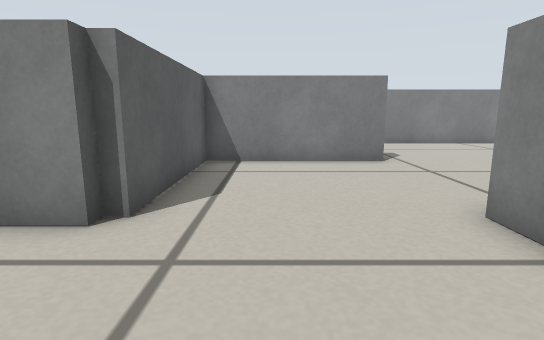
View 1 (above)

18 first-person views from a walk through a robot-simulator world made for Gazebo. The camera is 0.29 m above the floor, tilts 10° down and sees 80° across. The floor is counted in squares, 0.2 m on a side. Each view is taken from the middle of a square. On the plan, view 1 faces up. The plan holds only what a view shows up to about 15 squares ahead; the rest is blank.

View 2
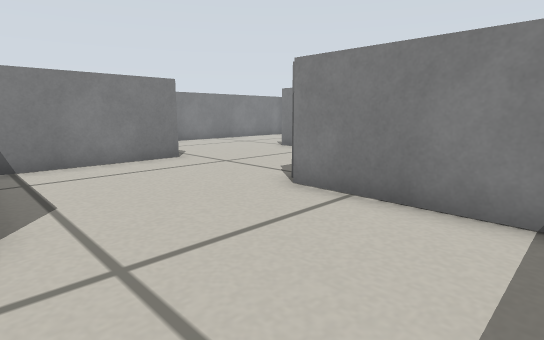

View 3
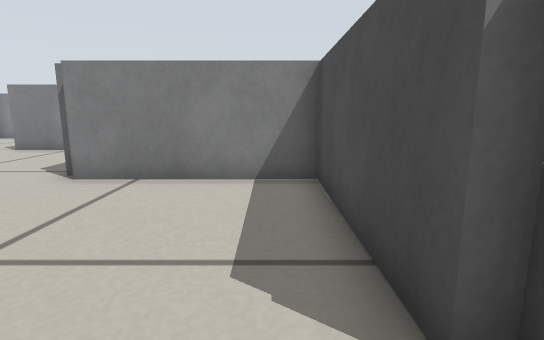

View 4
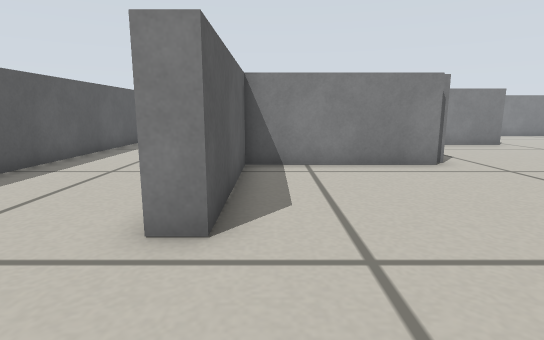

View 5
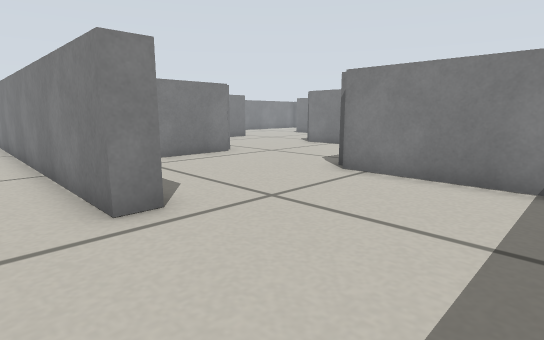

View 6
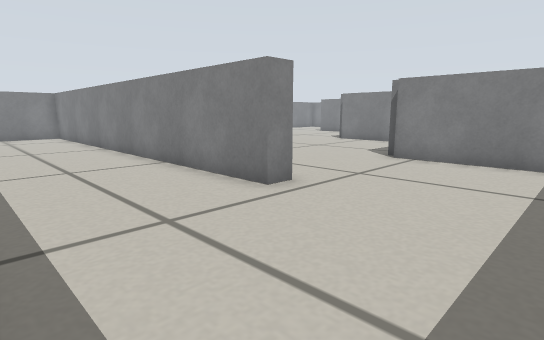

View 7
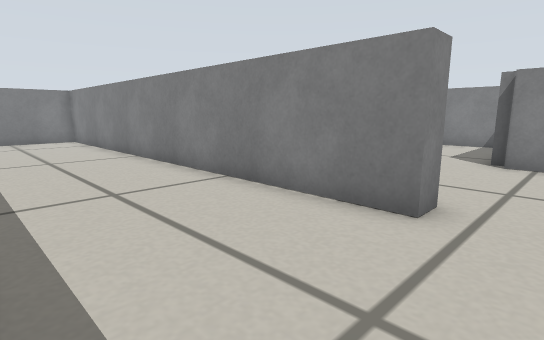

View 8
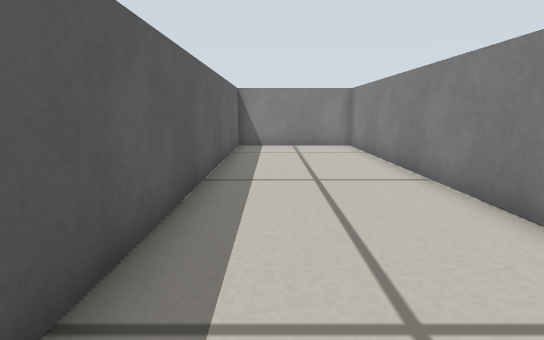

View 9
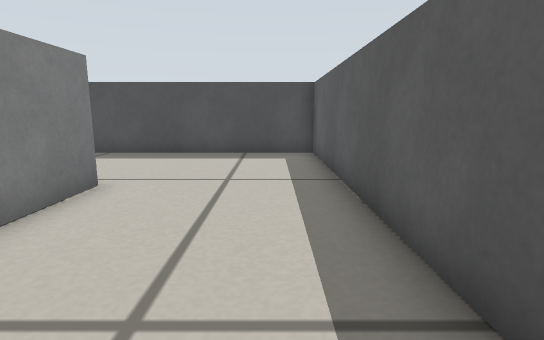

View 10
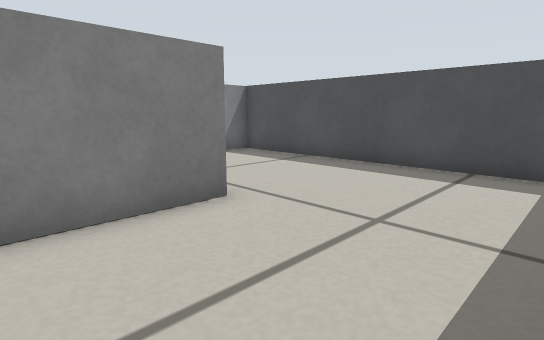

View 11
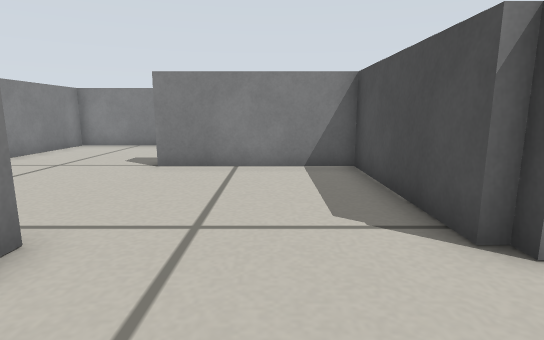

View 12
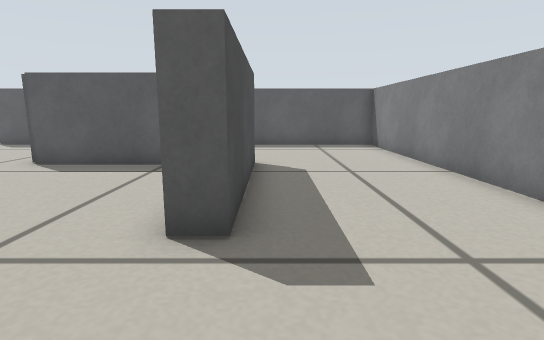

View 13
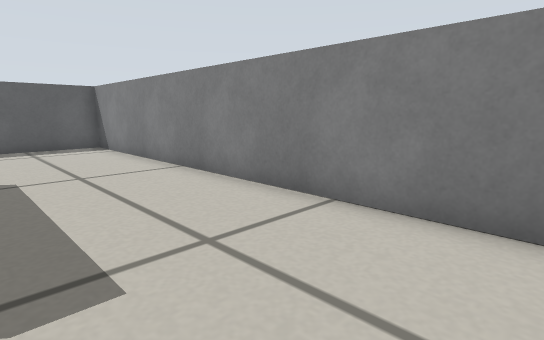

View 14
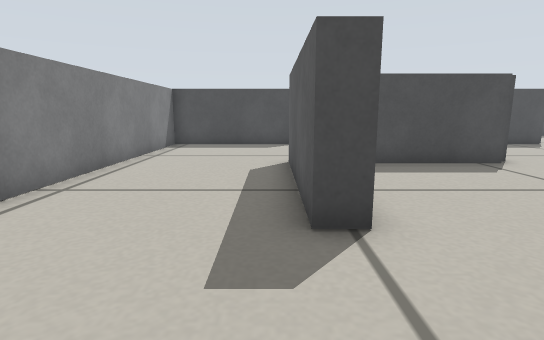

View 15
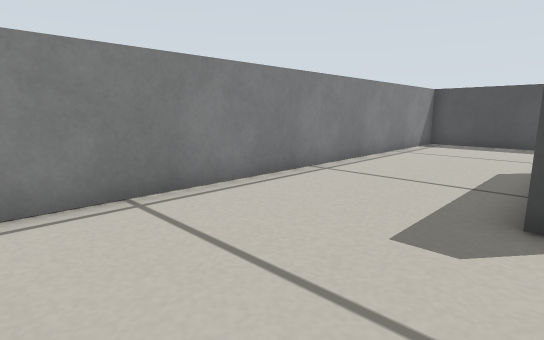

View 16
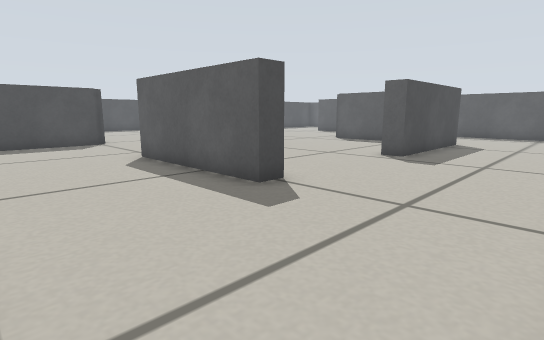

View 17
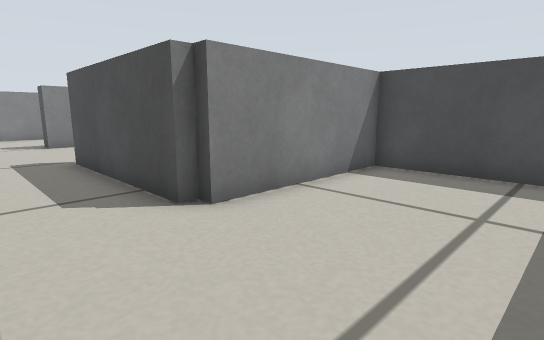

View 18
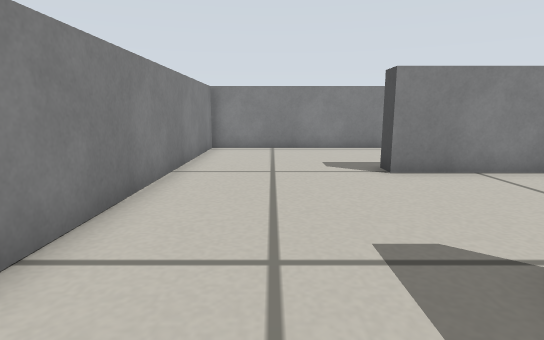

### Floor plan
Points are (right, up) in squares from view 1. A wall is a line through its corners. A room is listed if a view was taken in it or the views show most of it. See-through windows are left out.
Room 1 (views 1, 2)
walls: (-2.4, 4) (-3.6, 4); (-2.4, -1) (3, -1) (3, 3.4)
ways out: opening at (-2.5, 1.5) to room 2; opening at (0.5, 4.5) to room 5
Room 2 (view 3)
walls: (-3.6, 4) (-7.7, 4) (-7.7, -1.4)
ways out: opening at (-2.5, 1.5) to room 1; opening at (-5.5, -1) to room 3
Room 3 (view 4)
walls: (-7.7, -1.4) (-8.5, -1.4); (-8.6, -6.8) (-2.7, -6.8) (-2.7, -1.4)
ways out: opening at (-5.5, -1) to room 2; opening at (-8, -4) to room 4
Room 4 (views 5, 6, 7, 8, 9, 10)
walls: (-8.5, -1.4) (-8.5, 15.5) (-13.5, 15.5) (-13.5, -6.8) (-8.6, -6.8)
ways out: opening at (-8, -4) to room 3
Room 5 (view 11)
walls: (2.4, 9.7) (-2, 9.7) (-2, 4.4); (3, 3.4) (3, 4.4)
ways out: opening at (0.5, 4.5) to room 1; opening at (3, 7.5) to room 8
Room 6 (views 12, 13, 17, 18)
walls: (-6.4, 4.7) (-2.7, 4.7) (-2.7, 10.1) (-2.4, 10.1) (-2.4, 10.5) (3.4, 10.5); (8.5, 15.5) (-7.7, 15.5) (-7.7, 10.1)
ways out: opening at (9, 13) to room 7; opening at (6, 10) to room 8
Room 7 (views 14, 15, 16)
walls: (8.7, 10.1) (9.5, 10.1) (9.5, 4.4); (9, -1) (14.5, -1) (14.5, 15.5) (8.5, 15.5)
ways out: opening at (9, 13) to room 6; opening at (9, 1.5)
Room 8 (no view inside)
walls: (3.4, 10.5) (3.4, 9.7) (2.4, 9.7); (3.4, 4.7) (8.7, 4.7) (8.7, 10.1)
ways out: opening at (3, 7.5) to room 5; opening at (6, 10) to room 6
Room 9 (no view inside)
walls: (-2, 4.4) (-2.4, 4.4) (-2.4, 4)

Where each view was taken, in squares from view 1:
view 1: 0 up, 0 right, facing up
view 2: 0 up, 2 left, facing up-right
view 3: 0 up, 4 left, facing right
view 4: 5 down, 7 left, facing up
view 5: 6 down, 10 left, facing up-right
view 6: 6 down, 13 left, facing up-right
view 7: 3 down, 13 left, facing up-right
view 8: 1 up, 12 left, facing up
view 9: 5 up, 12 left, facing down
view 10: 2 up, 13 left, facing down-right
view 11: 7 up, 0 right, facing right
view 12: 11 up, 7 right, facing left
view 13: 11 up, 7 right, facing up-left
view 14: 14 up, 10 right, facing down
view 15: 15 up, 9 right, facing down-right
view 16: 15 up, 14 right, facing down-left
view 17: 13 up, 7 left, facing down-right
view 18: 13 up, 1 right, facing right
